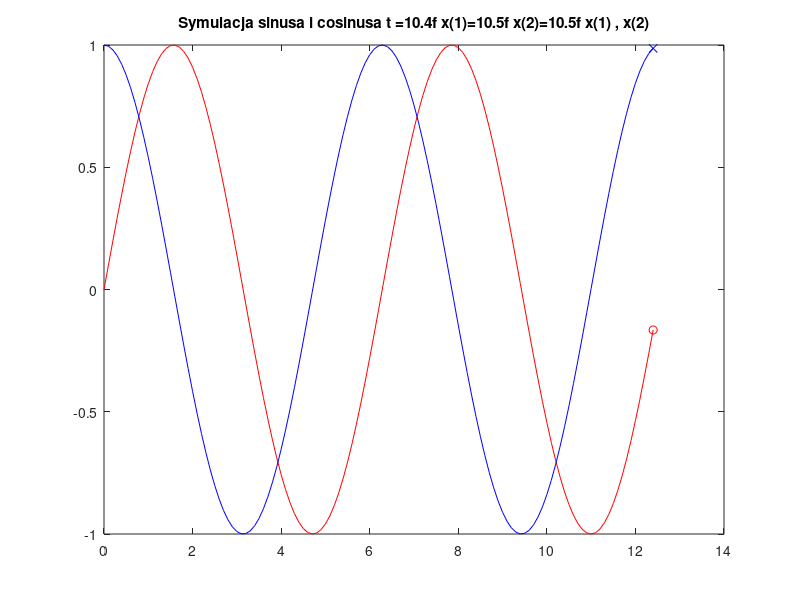

MATLAB code to generate this figure:
clear  % Wyczyszczenie pamięci
close all

t_end = 4.0*pi;
dt = 0.1;
t = 0;

n = 2;
%x = [ 0.0 , 1.0 ];   % Warunki początkowe - na razie niepotrzebne

for i = 1 : t_end/dt

  % Część merytoryczna - tu będzie wstawine całkowanie
   x(1) = sin(t);
   x(2) = cos(t);
  %x=aa_rk45(RHS, x, t, dt, u)
  

  % Tworzenie wykresów
  tp(i) = t;      % Tablica czasów - do wykresu
  yp(:,i) = x;    % Tablica wartości funkcji - do wykresu
  % refresh;
  plot( tp , yp(1,:) , 'r' , tp , yp(2,:) , 'b' , tp(i) , yp(1,i) , 'or' , tp(i) , yp(2,i) , 'xb' );
  pause(0.01)
  txt = sprintf('Symulacja sinusa i cosinusa t =10.4f x(1)=10.5f x(2)=10.5f x(1) , x(2)');
  title(txt);

  t = t + dt;
end

